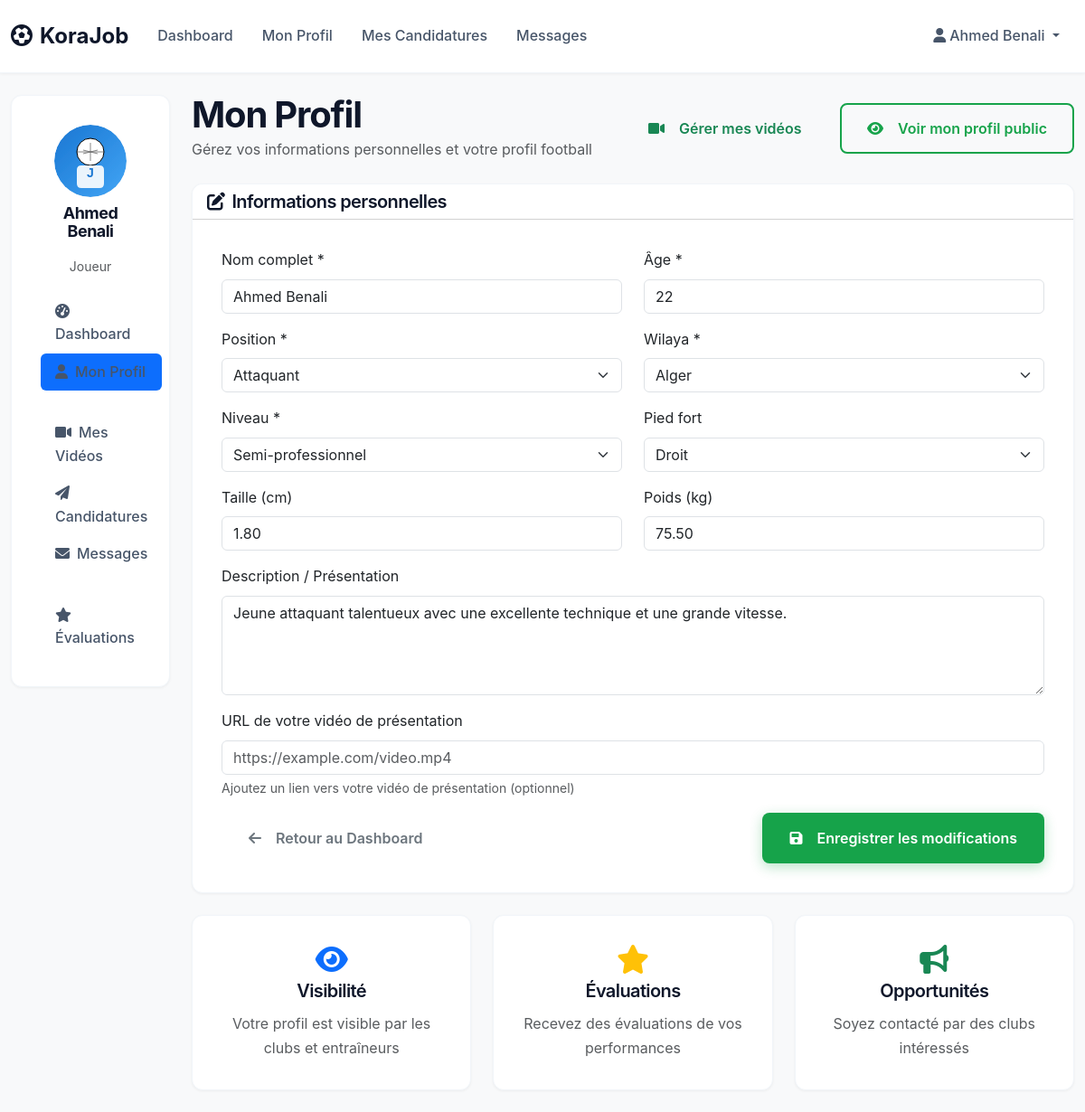
The app's page /joueur/profile.php (signed in) with its own data.
### tables this page shows
CREATE TABLE IF NOT EXISTS joueurs (
    id INT AUTO_INCREMENT PRIMARY KEY,
    user_id INT NOT NULL,
    age INT,
    position VARCHAR(50),
    objectif TEXT,
    wilaya VARCHAR(100),
    niveau VARCHAR(50),
    taille DECIMAL(5,2),
    poids DECIMAL(5,2),
    pied_fort ENUM('droit', 'gauche', 'ambidextre'),
    video_url VARCHAR(500),
    description TEXT,
    rating DECIMAL(3,2) DEFAULT 0.00,
    FOREIGN KEY (user_id) REFERENCES users(id) ON DELETE CASCADE
);

CREATE TABLE IF NOT EXISTS users (
    id INT AUTO_INCREMENT PRIMARY KEY,
    nom VARCHAR(100) NOT NULL,
    email VARCHAR(100) UNIQUE NOT NULL,
    password VARCHAR(255) NOT NULL,
    user_type ENUM('joueur', 'entraineur', 'club', 'admin') NOT NULL,
    status ENUM('active', 'inactive', 'pending') DEFAULT 'pending',
    created_at TIMESTAMP DEFAULT CURRENT_TIMESTAMP,
    updated_at TIMESTAMP DEFAULT CURRENT_TIMESTAMP ON UPDATE CURRENT_TIMESTAMP
);

### includes/functions.php (called while the page is built, shortened)
<?php
function getJoueurProfile($pdo, $user_id) {
    $stmt = $pdo->prepare("
        SELECT u.*, j.*
        FROM users u
        LEFT JOIN joueurs j ON u.id = j.user_id
        WHERE u.id = ? AND u.user_type = 'joueur'
    ");
    $stmt->execute([$user_id]);
    return $stmt->fetch();
}
function getWilayas() {
    return [
        'Adrar', 'Chlef', 'Laghouat', 'Oum El Bouaghi', 'Batna', 'Béjaïa', 'Biskra', 'Béchar',
        'Blida', 'Bouira', 'Tamanrasset', 'Tébessa', 'Tlemcen', 'Tiaret', 'Tizi Ouzou', 'Alger',
        'Djelfa', 'Jijel', 'Sétif', 'Saïda', 'Skikda', 'Sidi Bel Abbès', 'Annaba', 'Guelma',
        'Constantine', 'Médéa', 'Mostaganem', 'M\'Sila', 'Mascara', 'Ouargla', 'Oran', 'El Bayadh',
        'Illizi', 'Bordj Bou Arreridj', 'Boumerdès', 'El Tarf', 'Tindouf', 'Tissemsilt', 'El Oued',
        'Khenchela', 'Souk Ahras', 'Tipaza', 'Mila', 'Aïn Defla', 'Naâma', 'Aïn Témouchent',
        'Ghardaïa', 'Relizane', 'Timimoun', 'Bordj Badji Mokhtar', 'Ouled Djellal', 'Beni Abbès',
        'In Salah', 'In Guezzam', 'Touggourt', 'Djanet', 'El M\'Ghair', 'El Meniaa'
    ];
}
function getPositions() {
    return [
        'Gardien de but', 'Défenseur central', 'Défenseur latéral', 'Milieu défensif',
        'Milieu central', 'Milieu offensif', 'Ailier', 'Attaquant', 'Libéro'
    ];
}
function getNiveaux() {
    return [
        'Débutant', 'Amateur', 'Semi-professionnel', 'Professionnel', 'Élite'
    ];
}
?>

### joueur/profile.php (the view, shortened to what this page needs)
<?php
require_once '../config/database.php';
require_once '../includes/functions.php';
$user_id = $_SESSION['user_id'];
$joueur = getJoueurProfile($pdo, $user_id);
$wilayas = getWilayas();
$positions = getPositions();
$niveaux = getNiveaux();
?>
<!DOCTYPE html>
<html lang="fr">
<head>
    <link href="https://cdn.jsdelivr.net/npm/bootstrap@5.3.0/dist/css/bootstrap.min.css" rel="stylesheet">
    <link href="https://cdnjs.cloudflare.com/ajax/libs/font-awesome/6.0.0/css/all.min.css" rel="stylesheet">
    <link href="../assets/css/style.css" rel="stylesheet">
</head>
<body class="bg-light">
    <nav class="navbar navbar-expand-lg navbar-dark bg-primary">
        <div class="container-fluid">
            <a class="navbar-brand fw-bold" href="../index.php">
                <i class="fas fa-futbol me-2"></i>KoraJob
            </a>
            <div class="collapse navbar-collapse" id="navbarNav">
                <ul class="navbar-nav me-auto">
                    <li class="nav-item">
                        <a class="nav-link" href="dashboard.php">Dashboard</a>
                    </li>
                    <li class="nav-item">
                        <a class="nav-link active" href="profile.php">Mon Profil</a>
                    </li>
                    <li class="nav-item">
                        <a class="nav-link" href="candidatures.php">Mes Candidatures</a>
                    </li>
                    <li class="nav-item">
                        <a class="nav-link" href="messages.php">Messages</a>
                    </li>
                </ul>
                <ul class="navbar-nav">
                    <li class="nav-item dropdown">
                        <a class="nav-link dropdown-toggle" href="#" role="button" data-bs-toggle="dropdown">
                            <i class="fas fa-user me-1"></i><?php echo htmlspecialchars($_SESSION['user_name']); ?>
                        </a>
                    </li>
                </ul>
            </div>
        </div>
    </nav>
    <div class="container-fluid py-4">
        <div class="row">
            <div class="col-md-3 col-lg-2">
                <div class="card">
                    <div class="card-body">
                        <div class="text-center mb-3">
                            <img src="../assets/images/avatar-joueur.svg" alt="Avatar"
                                 class="rounded-circle mb-2" width="80" height="80">
                            <h6 class="fw-bold"><?php echo htmlspecialchars($joueur['nom']); ?></h6>
                            <small class="text-muted">Joueur</small>
                        </div>
                        <ul class="nav nav-pills flex-column">
                            <li class="nav-item">
                                <a class="nav-link" href="dashboard.php">
                                    <i class="fas fa-tachometer-alt me-2"></i>Dashboard
                                </a>
                            </li>
                            <li class="nav-item">
                                <a class="nav-link active" href="profile.php">
                                    <i class="fas fa-user me-2"></i>Mon Profil
                                </a>
                            </li>
                            <li class="nav-item">
                                <a class="nav-link" href="videos.php">
                                    <i class="fas fa-video me-2"></i>Mes Vidéos
                                </a>
                            </li>
                            <li class="nav-item">
                                <a class="nav-link" href="candidatures.php">
                                    <i class="fas fa-paper-plane me-2"></i>Candidatures
                                </a>
                            </li>
                            <li class="nav-item">
                                <a class="nav-link" href="messages.php">
                                    <i class="fas fa-envelope me-2"></i>Messages
                                </a>
                            </li>
                            <li class="nav-item">
                                <a class="nav-link" href="evaluations.php">
                                    <i class="fas fa-star me-2"></i>Évaluations
                                </a>
                            </li>
                        </ul>
                    </div>
                </div>
            </div>
            <div class="col-md-9 col-lg-10">
                <div class="d-flex justify-content-between align-items-center mb-4">
                    <div>
                        <h2 class="fw-bold mb-1">Mon Profil</h2>
                        <p class="text-muted mb-0">Gérez vos informations personnelles et votre profil football</p>
                    </div>
                    <div>
                        <a href="videos.php" class="btn btn-outline-success me-2">
                            <i class="fas fa-video me-2"></i>Gérer mes vidéos
                        </a>
                        <a href="../joueur-profile.php?id=<?php echo $user_id; ?>" class="btn btn-outline-primary" target="_blank">
                            <i class="fas fa-eye me-2"></i>Voir mon profil public
                        </a>
                    </div>
                </div>
                <div class="card">
                    <div class="card-header bg-white">
                        <h5 class="mb-0">
                            <i class="fas fa-edit me-2"></i>Informations personnelles
                        </h5>
                    </div>
                    <div class="card-body">
                        <form method="POST" action="">
                            <div class="row">
                                <div class="col-md-6 mb-3">
                                    <label for="nom" class="form-label">Nom complet *</label>
                                    <input type="text" class="form-control" id="nom" name="nom"
                                           value="<?php echo htmlspecialchars($joueur['nom'] ?? ''); ?>" required>
                                </div>
                                <div class="col-md-6 mb-3">
                                    <label for="age" class="form-label">Âge *</label>
                                    <input type="number" class="form-control" id="age" name="age"
                                           value="<?php echo $joueur['age'] ?? ''; ?>" min="16" max="40" required>
                                </div>
                            </div>
                            <div class="row">
                                <div class="col-md-6 mb-3">
                                    <label for="position" class="form-label">Position *</label>
                                    <select class="form-select" id="position" name="position" required>
                                        <?php foreach ($positions as $position): ?>
                                            <option value="<?php echo $position; ?>"
                                                    <?php echo ($joueur['position'] ?? '') === $position ? 'selected' : ''; ?>>
                                                <?php echo $position; ?>
                                            </option>
                                        <?php endforeach; ?>
                                    </select>
                                </div>
                                <div class="col-md-6 mb-3">
                                    <label for="wilaya" class="form-label">Wilaya *</label>
                                    <select class="form-select" id="wilaya" name="wilaya" required>
                                        <?php foreach ($wilayas as $wilaya): ?>
                                            <option value="<?php echo $wilaya; ?>"
                                                    <?php echo ($joueur['wilaya'] ?? '') === $wilaya ? 'selected' : ''; ?>>
                                                <?php echo $wilaya; ?>
                                            </option>
                                        <?php endforeach; ?>
                                    </select>
                                </div>
                            </div>
                            <div class="row">
                                <div class="col-md-6 mb-3">
                                    <label for="niveau" class="form-label">Niveau *</label>
                                    <select class="form-select" id="niveau" name="niveau" required>
                                        <?php foreach ($niveaux as $niveau): ?>
                                            <option value="<?php echo $niveau; ?>"
                                                    <?php echo ($joueur['niveau'] ?? '') === $niveau ? 'selected' : ''; ?>>
                                                <?php echo $niveau; ?>
                                            </option>
                                        <?php endforeach; ?>
                                    </select>
                                </div>
                                <div class="col-md-6 mb-3">
                                    <label for="pied_fort" class="form-label">Pied fort</label>
                                    <select class="form-select" id="pied_fort" name="pied_fort">
                                        <option value="droit" <?php echo ($joueur['pied_fort'] ?? '') === 'droit' ? 'selected' : ''; ?>>Droit</option>
                                    </select>
                                </div>
                            </div>
                            <div class="row">
                                <div class="col-md-6 mb-3">
                                    <label for="taille" class="form-label">Taille (cm)</label>
                                    <input type="number" class="form-control" id="taille" name="taille"
                                           value="<?php echo $joueur['taille'] ?? ''; ?>" min="150" max="220" step="0.1">
                                </div>
                                <div class="col-md-6 mb-3">
                                    <label for="poids" class="form-label">Poids (kg)</label>
                                    <input type="number" class="form-control" id="poids" name="poids"
                                           value="<?php echo $joueur['poids'] ?? ''; ?>" min="40" max="120" step="0.1">
                                </div>
                            </div>
                            <div class="mb-3">
                                <label for="description" class="form-label">Description / Présentation</label>
                                <textarea class="form-control" id="description" name="description" rows="4"
                                          placeholder="Décrivez votre parcours, vos objectifs, vos qualités..."><?php echo htmlspecialchars($joueur['description'] ?? ''); ?></textarea>
                            </div>
                            <div class="mb-3">
                                <label for="video_url" class="form-label">URL de votre vidéo de présentation</label>
                                <input type="url" class="form-control" id="video_url" name="video_url"
                                       value="<?php echo htmlspecialchars($joueur['video_url'] ?? ''); ?>"
                                       placeholder="https://example.com/video.mp4">
                                <div class="form-text">Ajoutez un lien vers votre vidéo de présentation (optionnel)</div>
                            </div>
                            <div class="d-flex justify-content-between">
                                <a href="dashboard.php" class="btn btn-outline-secondary">
                                    <i class="fas fa-arrow-left me-2"></i>Retour au Dashboard
                                </a>
                                <button type="submit" class="btn btn-primary">
                                    <i class="fas fa-save me-2"></i>Enregistrer les modifications
                                </button>
                            </div>
                        </form>
                    </div>
                </div>
                <div class="row mt-4">
                    <div class="col-md-4">
                        <div class="card">
                            <div class="card-body text-center">
                                <i class="fas fa-eye fa-2x text-primary mb-2"></i>
                                <h5>Visibilité</h5>
                                <p class="text-muted">Votre profil est visible par les clubs et entraîneurs</p>
                            </div>
                        </div>
                    </div>
                    <div class="col-md-4">
                        <div class="card">
                            <div class="card-body text-center">
                                <i class="fas fa-star fa-2x text-warning mb-2"></i>
                                <h5>Évaluations</h5>
                                <p class="text-muted">Recevez des évaluations de vos performances</p>
                            </div>
                        </div>
                    </div>
                    <div class="col-md-4">
                        <div class="card">
                            <div class="card-body text-center">
                                <i class="fas fa-bullhorn fa-2x text-success mb-2"></i>
                                <h5>Opportunités</h5>
                                <p class="text-muted">Soyez contacté par des clubs intéressés</p>
                            </div>
                        </div>
                    </div>
                </div>
            </div>
        </div>
    </div>
</body>
</html>

### records on screen
joueurs: user.nom "Ahmed Benali", nom "Ahmed Benali", age "22", position "Attaquant", wilaya "Alger", niveau "Semi-professionnel", pied_fort "Droit", taille "1.80", poids "75.50", description "Jeune attaquant talentueux avec une excellente technique et une grande vitesse."

### other values on screen
$_SESSION['user_name'] "Ahmed Benali"
